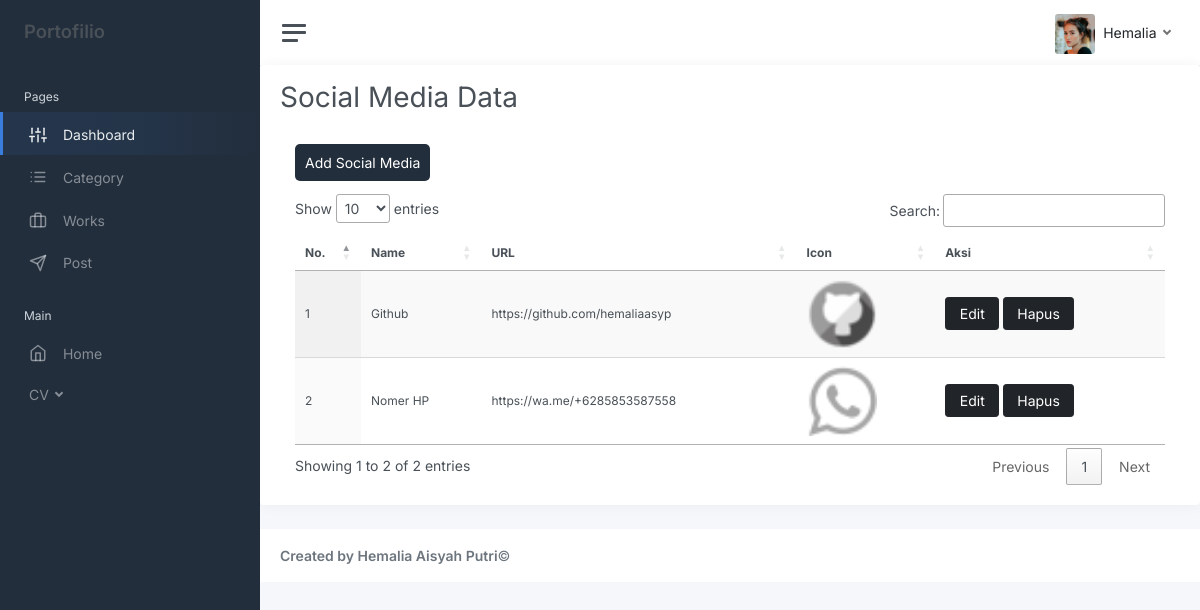
The app's page /index.php/social with its own data.
### tables this page shows
CREATE TABLE `social_medias` (
  `id` int(11) NOT NULL AUTO_INCREMENT,
  `name` varchar(100) NOT NULL,
  `url` varchar(100) NOT NULL,
  `icon` varchar(100) DEFAULT NULL,
  PRIMARY KEY (`id`),
  UNIQUE KEY `social_medias_un` (`name`,`url`)
);

### application/controllers/Social.php (called while the page is built, shortened)
<?php
class Social extends CI_Controller
{
    public function __construct()
    {
        $this->load->model("Msocial");
        $this->load->library('form_validation');
    }
    public function index()
    {
        $data['social_medias'] = $this->Msocial->getAll();
        $this->load->view('layout/sidebar');
        $this->load->view('layout/navbar');
        $this->load->view('social/social', $data);
        $this->load->view('layout/footer');
    }
}

### index.php (called while the page is built, shortened)
<?php
require_once BASEPATH.'core/CodeIgniter.php';

### application/models/Msocial.php (called while the page is built, shortened)
<?php defined('BASEPATH') or exit('No direct script access allowed');
class Msocial extends CI_Model
{
    private $table = "social_medias";
    public function getAll()
    {
        return $this->db->get($this->table)->result();
    }
}

### application/views/social/social.php (the view, shortened to what this page needs)
<div class="card">
    <div class=" h1 card-header">Social Media Data</div>
    <div class="card-body">
        <div class="col-auto">
            <a href="<?= "social/create" ?>" class="text" style="background-color: #222e3c; padding : 10px; color:white;border-radius: 5px; text-decoration:none;">
                Add Social Media
            </a>
            <br>
            <br>
            <div class=" table-responsive">
                <table id="datatable" class="display" style="width:100%;font-size:12px;">
                    <thead>
                        <tr>
                            <th width="30">No.</th>
                            <th>Name</th>
                            <th>URL</th>
                            <th>Icon</th>
                            <th>Aksi</th>
                        </tr>
                    </thead>
                    <tbody>
                        <?php
                        $no = 1;
                        foreach ($social_medias as $row) {
                        ?>
                            <tr>
                                <td widtd="5%"><?php echo $no++; ?></td>
                                <td><?php echo $row->name; ?></td>
                                <td><?php echo $row->url; ?></td>
                                <td><img src="<?php echo base_url('assets/img/photos/'); ?><?php echo $row->icon; ?>" width="70px" height="70px"></td>
                                <td>
                                    <a href="<?php echo base_url(); ?>social/edit/<?php echo $row->id; ?>" class="btn btn-dark">Edit</a>
                                    <a href="<?php echo base_url(); ?>social/delete/<?php echo $row->id; ?>" class="btn btn-dark">Hapus</a>
                                </td>
                            </tr>
                        <?php
                        }
                        ?>
                    </tbody>
                </table>
            </div>
        </div>
    </div>
</div>

### application/views/layout/sidebar.php (shortened to what this page needs)
<body>
    <div class="wrapper">
        <nav id="sidebar" class="sidebar js-sidebar">
            <div class="sidebar-content js-simplebar">
                <a class="sidebar-brand">
                    <span class="align-middle">Portofilio</span>
                </a>
                <ul class="sidebar-nav">
                    <li class="sidebar-header">
                        Pages
                    </li>
                    <li class="sidebar-item active">
                        <a class="sidebar-link" href="<?php echo site_url('dashboard'); ?>">
                            <i class="align-middle" data-feather="sliders"></i> <span class="align-middle">Dashboard</span>
                        </a>
                    </li>
                    <li class="sidebar-item">
                        <a class="sidebar-link" href="<?php echo site_url('category'); ?>">
                            <i class="align-middle" data-feather="list"></i> <span class="align-middle">Category</span>
                        </a>
                    </li>
                    <li class="sidebar-item">
                        <a class="sidebar-link" href="<?php echo site_url('works'); ?>">
                            <i class="align-middle" data-feather="briefcase"></i> <span class="align-middle">Works</span>
                        </a>
                    </li>
                    <li class="sidebar-item">
                        <a class="sidebar-link" href="<?php echo site_url('Posts'); ?>">
                            <i class="align-middle" data-feather="send"></i> <span class="align-middle">Post</span>
                        </a>
                    </li>
                    <li class="sidebar-header">
                        Main
                    </li>
                    <li class="sidebar-item">
                        <a class="sidebar-link" href="<?php echo site_url('home'); ?>">
                            <i class="align-middle" data-feather="home"></i> <span class="align-middle">Home</span>
                        </a>
                    </li>
                    <li class="sidebar-item">
                        <a class="sidebar-link dropdown-toggle" href="#" data-bs-toggle="dropdown">
                            CV
                        </a>
                    </li>
                </ul>
            </div>
        </nav>

### application/views/layout/navbar.php (shortened to what this page needs)
<!DOCTYPE html>
<html lang="en">
<head>
    <link href="https://cdn.jsdelivr.net/npm/bootstrap@5.0.2/dist/css/bootstrap.min.css" rel="stylesheet">
    <link href="https://cdn.jsdelivr.net/npm/select2@4.1.0-rc.0/dist/css/select2.min.css" rel="stylesheet" />
    <link rel="stylesheet" href="https://cdn.datatables.net/1.12.1/css/jquery.dataTables.min.css">
    <link href="https://cdn.jsdelivr.net/npm/summernote@0.8.18/dist/summernote-lite.min.css" rel="stylesheet">
    <link rel="stylesheet" href="https://maxcdn.bootstrapcdn.com/font-awesome/4.5.0/css/font-awesome.min.css" />
    <link href="https://cdn.jsdelivr.net/npm/summernote@0.8.18/dist/summernote-lite.min.css" rel="stylesheet">
    <link rel="stylesheet" href="https://stackpath.bootstrapcdn.com/bootstrap/4.4.1/css/bootstrap.min.css">
    <link href="https://cdn.jsdelivr.net/npm/bootstrap@5.0.2/dist/css/bootstrap.min.css" rel="stylesheet">
    <link href="https://cdn.jsdelivr.net/npm/select2@4.1.0-rc.0/dist/css/select2.min.css" rel="stylesheet" />
    <link href="<?= base_url('assets/css/app.css') ?>" rel="stylesheet">
</head>
<div class="main">
    <nav class="navbar navbar-expand navbar-light navbar-bg">
        <a class="sidebar-toggle js-sidebar-toggle">
            <i class="hamburger align-self-center"></i>
        </a>
        <div class="navbar-collapse collapse">
            <ul class="navbar-nav navbar-align">
                <li class="nav-item dropdown">
                    <a class="nav-link dropdown-toggle d-none d-sm-inline-block" href="#" data-bs-toggle="dropdown">
                        <img src="<?= base_url('assets/img/avatars/avatar-4.jpg'); ?>" class="avatar img-fluid rounded me-1" alt="Charles Hall" /> <span class="text-dark">Hemalia</span>
                    </a>
                </li>
            </ul>
        </div>
    </nav>

### application/views/layout/footer.php (shortened to what this page needs)
<footer class="footer">
    <div class="container-fluid">
        <div class="row text-muted">
            <div class="col-6 text-start">
                <p class="mb-0">
                    <a class="text-muted" href="https://www.instagram.com/hemaliaasyp/" target="_blank"><strong>Created by Hemalia Aisyah Putri</strong></a>&copy;
                </p>
            </div>
        </div>
    </div>
</footer>

### records on screen
social_medias: name "Github", url "https://github.com/hemaliaasyp", icon (picture)
social_medias: name "Nomer HP", url "https://wa.me/+6285853587558", icon (picture)
